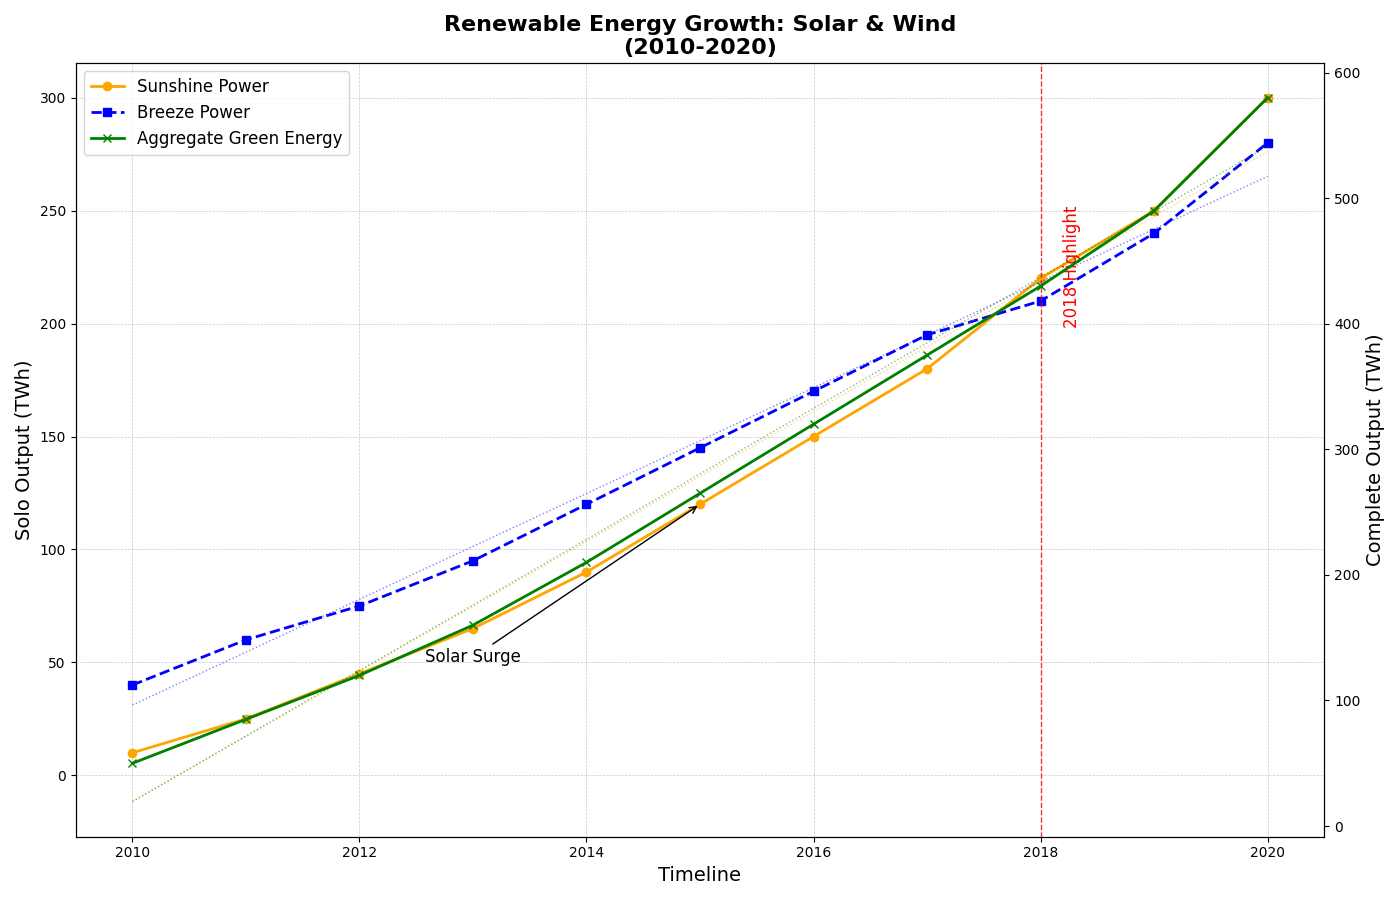

Write the Python code that produced this figure.
import matplotlib.pyplot as plt
import numpy as np

# Years of observation
years = np.arange(2010, 2021)

# Artificial data for renewable energy production (in Terawatt-hours)
solar_energy = [10, 25, 45, 65, 90, 120, 150, 180, 220, 250, 300]
wind_energy = [40, 60, 75, 95, 120, 145, 170, 195, 210, 240, 280]

# Total renewable energy production (Solar + Wind)
total_renewable = [s + w for s, w in zip(solar_energy, wind_energy)]

# Initialize the plot
fig, ax1 = plt.subplots(figsize=(14, 9))

# Plot Solar and Wind energy on the primary y-axis
ax1.plot(years, solar_energy, color='orange', linestyle='-', linewidth=2, marker='o', label='Sunshine Power')
ax1.plot(years, wind_energy, color='blue', linestyle='--', linewidth=2, marker='s', label='Breeze Power')

# Grid and layout adjustments
ax1.grid(True, linestyle='--', linewidth=0.5, alpha=0.7)

# Add a secondary y-axis for total renewable energy production
ax2 = ax1.twinx()
ax2.plot(years, total_renewable, color='green', linestyle='-', linewidth=2, marker='x', label='Aggregate Green Energy')

# Set titles and labels
ax1.set_title('Renewable Energy Growth: Solar & Wind\n(2010-2020)', fontsize=16, weight='bold')
ax1.set_xlabel('Timeline', fontsize=14)
ax1.set_ylabel('Solo Output (TWh)', fontsize=14, color='black')
ax2.set_ylabel('Complete Output (TWh)', fontsize=14, color='black')

# Add trend lines
z_solar = np.polyfit(years, solar_energy, 1)
p_solar = np.poly1d(z_solar)
ax1.plot(years, p_solar(years), color='orange', linestyle=':', alpha=0.5, linewidth=1)

z_wind = np.polyfit(years, wind_energy, 1)
p_wind = np.poly1d(z_wind)
ax1.plot(years, p_wind(years), color='blue', linestyle=':', alpha=0.5, linewidth=1)

z_total = np.polyfit(years, total_renewable, 1)
p_total = np.poly1d(z_total)
ax2.plot(years, p_total(years), color='green', linestyle=':', alpha=0.5, linewidth=1)

# Annotations and highlights
ax1.annotate('Solar Surge', xy=(2015, solar_energy[5]), xytext=(2013, 50),
             arrowprops=dict(facecolor='orange', arrowstyle='->'),
             fontsize=12, ha='center')

highlight_year = 2018
ax1.axvline(x=highlight_year, color='red', linestyle='--', linewidth=1, alpha=0.8)
ax1.text(highlight_year + 0.2, 200, '2018 Highlight', color='red', fontsize=12, rotation=90)

# Legends
lines, labels = ax1.get_legend_handles_labels()
lines2, labels2 = ax2.get_legend_handles_labels()
ax1.legend(lines + lines2, labels + labels2, loc='upper left', fontsize=12)

# Adjust layout for clarity
plt.tight_layout()

# Display the plot
plt.show()
